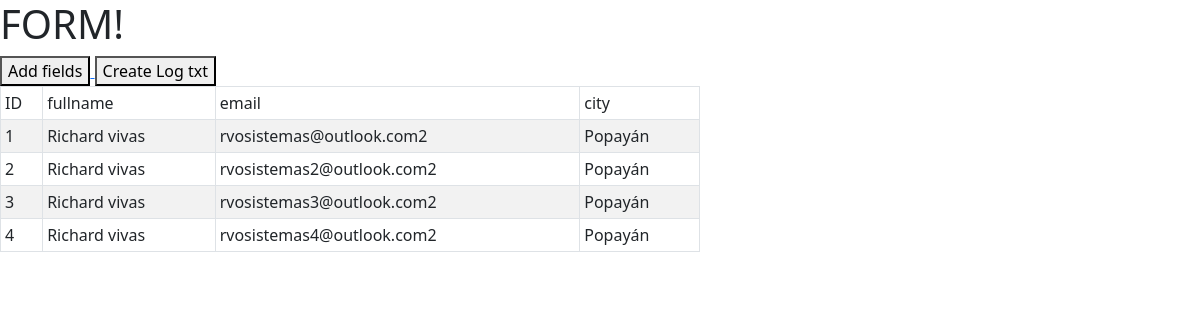
/view, run on the app's committed database.
### Models/fields.py (models this page shows)
class Fields(db.Model):
    __tablename__ = 'fields'
    id = Column(Integer, primary_key=True)
    full_name = Column(String(50), nullable=False)
    email = Column(String(80), unique=True, nullable=False)
    city = Column(String(80), nullable=False)
    def __repr__(self):
        return "<Fields(full_name='%s', email='%s', city='%s)>" % (
            self.full_name, self.email, self.city)

### app.py (the view)
@app.route("/view")
def view():
    fields = db.session.query(Fields).all()
    return render_template("view.html", fields=fields)

### templates/view.html (shortened to what this page needs)
{% extends "base.html" %}
 {% block content%}
<h1>FORM!</h1>
<a href="/form">
  <button>Add fields</button>
</a>
<a href="/file">
  <button>Create Log txt</button>
</a>
<div class="col-md-7">
  <table class="table table-striped table-hover table-bordered table-sm bg-white">
    <thead>
      <tr>
        <td>ID</td>
        <td>fullname</td>
        <td>email</td>
        <td>city</td>
      </tr>
    </thead>
    <tbody>
      {% for field in fields %}
      <tr>
        <td>{{field.id}}</td>
        <td>{{field.full_name}}</td>
        <td>{{field.email}}</td>
        <td>{{field.city}}</td>
      </tr>
      {% endfor %}
    </tbody>
  </table>
</div>
{% endblock %}

### templates/base.html (shortened to what this page needs)
<!DOCTYPE html>
<html lang="en">
  <head>
    <link href="https://cdn.jsdelivr.net/npm/bootstrap@5.0.2/dist/css/bootstrap.min.css"
    rel="stylesheet"
>
  </head>
  <body>
    {% block content %} {% endblock %}
  </body>
</html>

### data on the page
Fields: id "1", full_name "Richard vivas", email "rvosistemas@outlook.com2", city "Popayán"
Fields: id "2", full_name "Richard vivas", email "rvosistemas2@outlook.com2", city "Popayán"
Fields: id "3", full_name "Richard vivas", email "rvosistemas3@outlook.com2", city "Popayán"
Fields: id "4", full_name "Richard vivas", email "rvosistemas4@outlook.com2", city "Popayán"
